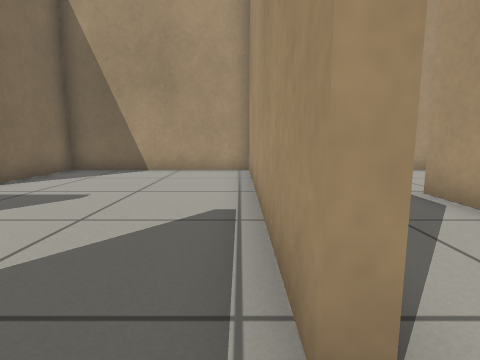
view 1 (above)

16 first-person views from a walk through a robot-simulator world made for Gazebo. The camera is 0.5 m above the floor, tilts 8° down and sees 80° across. The floor is counted in squares, 0.5 m on a side. Each view is taken from the middle of a square. On the plan, view 1 faces up. The plan holds only what a view shows up to about 11 squares ahead; the rest is blank.

view 2
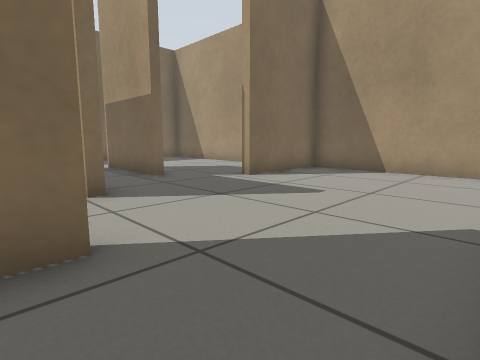

view 3
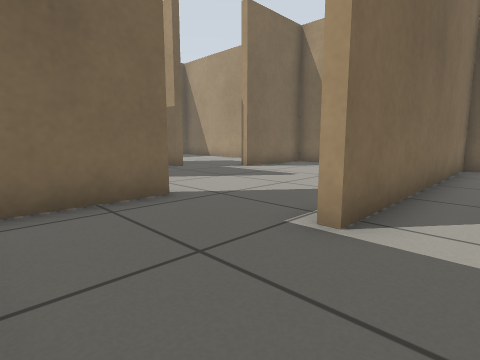

view 4
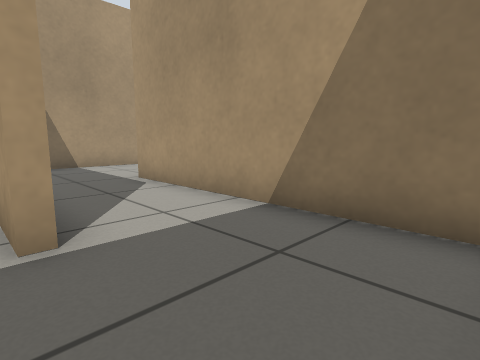

view 5
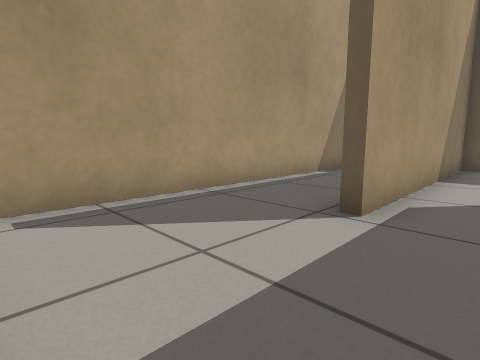

view 6
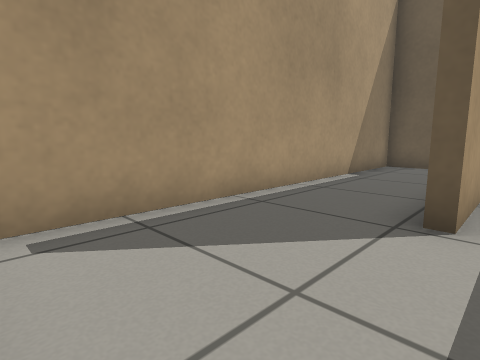

view 7
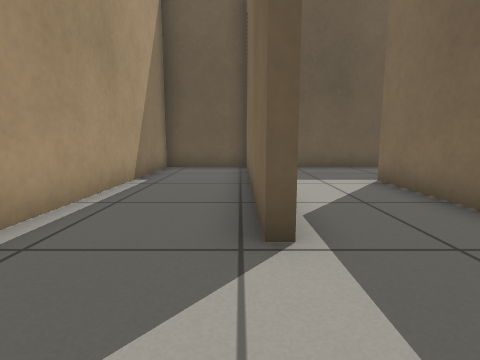

view 8
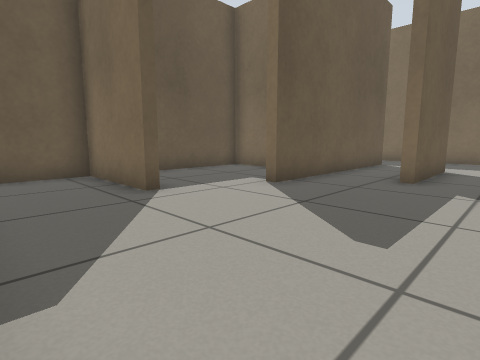

view 9
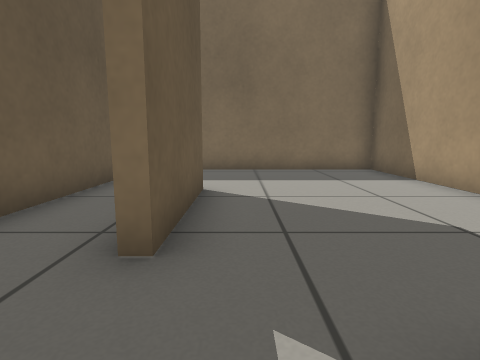

view 10
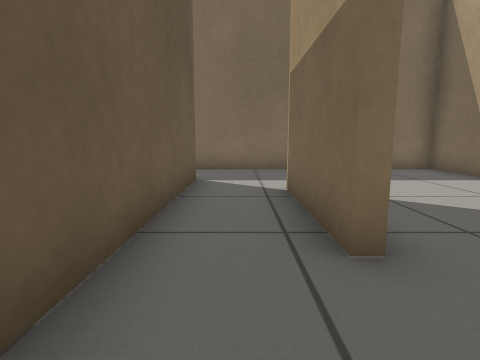

view 11
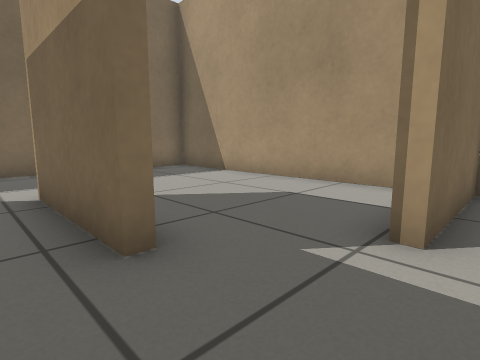

view 12
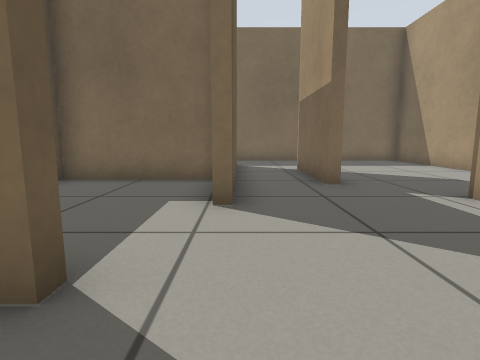

view 13
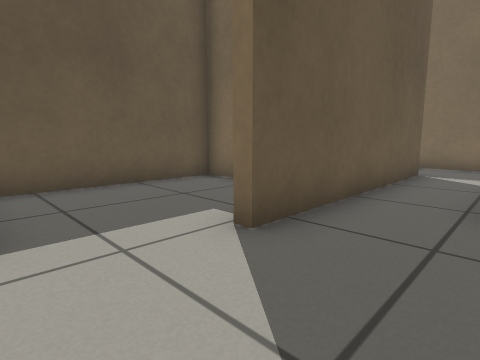

view 14
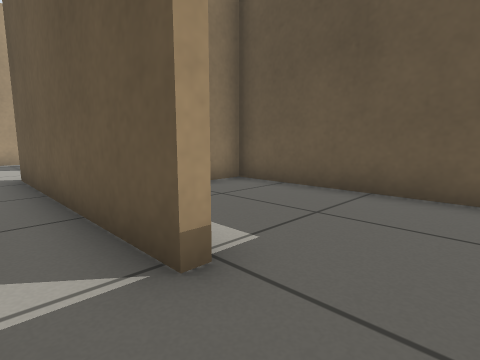

view 15
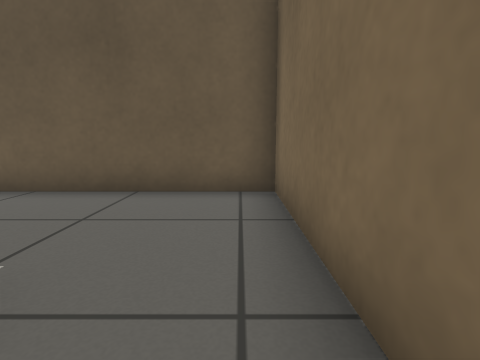

view 16
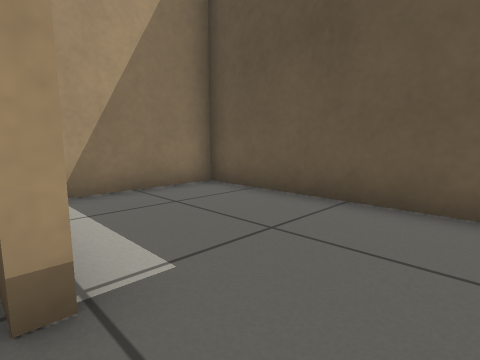

### Floor plan
Points are (right, up) in squares from view 1. A wall is a line through its corners. A room is listed if a view was taken in it or the views show most of it. See-through windows are left out.
Room 1 (views 1, 2, 4, 8, 9, 10, 11, 12, 13)
walls: (-3, 0.8) (-2.6, 0.8) (-2.6, -2.5) (0.6, -2.5); (-6.5, 1.9) (-5.3, 1.9) (-5.3, 1.5); (0.3, 0.9) (0.3, 9); (0.4, 9.4) (-5.6, 9.4) (-5.6, 6) (-6, 6)
ways out: opening at (1, -1) to room 2; opening at (-6, 4) to room 4; opening at (-5, 1) to room 6
Room 2 (views 3, 5, 6)
walls: (0.6, -2.5) (3.5, -2.5) (3.5, 5.3); (3.5, 9.4) (0.6, 9.4) (0.6, 0.9)
ways out: opening at (1, -1) to room 1; opening at (4, 7.5) to room 3
Room 3 (view 7)
walls: (3.5, 5.3) (3.8, 5.3) (3.8, -2.1); (6.2, 9.4) (3.5, 9.4); (3.8, -2.5) (6.7, -2.5) (6.7, 8.8)
ways out: opening at (4, 7.5) to room 2
Room 4 (views 14, 15, 16)
walls: (-10.9, 4.3) (-7.3, 4.3) (-7.3, 4) (-10.9, 4); (-12.3, 1.5) (-12.3, 1.9) (-6.5, 1.9); (-6.9, 9.4) (-14.7, 9.4) (-14.7, 1.5)
ways out: opening at (-6, 4) to room 1; opening at (-13.5, 2) to room 5
Room 5 (no view inside)
walls: (-14.7, 1.5) (-14.7, -2.5) (-8.5, -2.5) (-8.5, 0.8)
ways out: opening at (-13.5, 2) to room 4
Room 6 (no view inside)
walls: (-8.2, 1.4) (-8.2, -2.5) (-3.5, -2.5)
ways out: opening at (-5, 1) to room 1

Where each view was taken, in squares from view 1:
view 1: 0 up, 0 right, facing up
view 2: 0 up, 0 right, facing up-left
view 3: 2 down, 2 right, facing up-left
view 4: 2 down, 0 right, facing up-right
view 5: 9 up, 2 right, facing down-right
view 6: 9 up, 3 right, facing down-right
view 7: 8 up, 4 right, facing down
view 8: 6 up, 0 right, facing down-left
view 9: 5 up, 5 left, facing left
view 10: 3 up, 5 left, facing left
view 11: 3 up, 5 left, facing up-left
view 12: 2 up, 1 left, facing left
view 13: 4 up, 3 left, facing down-left
view 14: 3 up, 14 left, facing down-right
view 15: 3 up, 14 left, facing down
view 16: 2 up, 14 left, facing down-right
